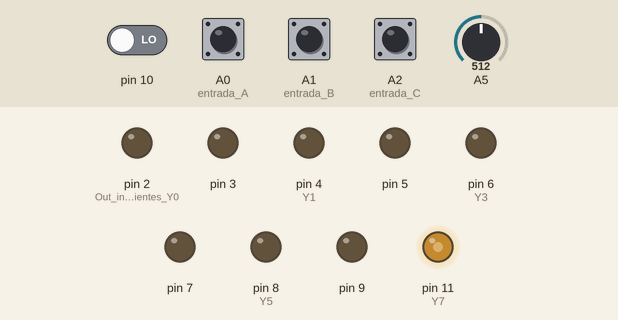
Recording of a sketch running on a simulated Arduino Uno, built with avr-gcc and run on an emulated ATmega328P. On the bench: output pins drawn as LEDs (lit = HIGH). The test bench sets the inputs (shaded band); at power-on: A0 (entrada_A), A1 (entrada_B), A2 (entrada_C) HIGH, pin 10 LOW, A5 = 512.

Above: at 1.2 s.
1.3 s: A5 set to 716
At 2.4 s:
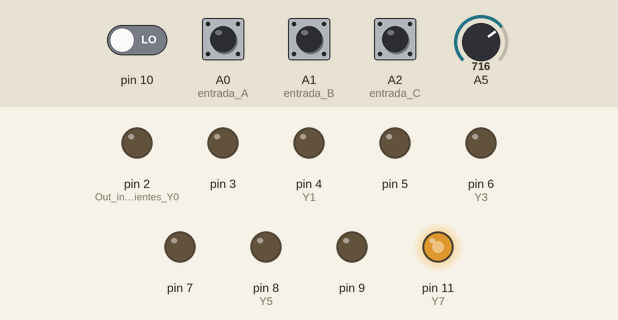
2.8 s: pin 10 driven HIGH
At 3.6 s:
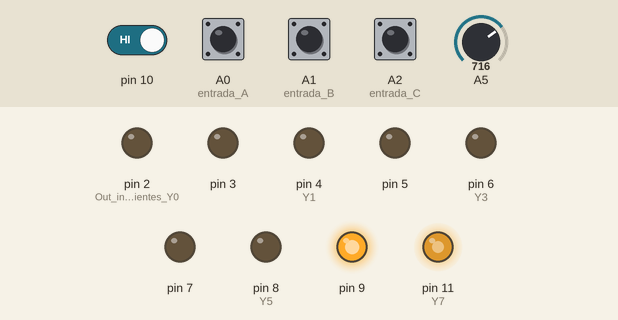
4.3 s: A0 (entrada_A) pulled LOW for 0.15 s
At 4.37 s:
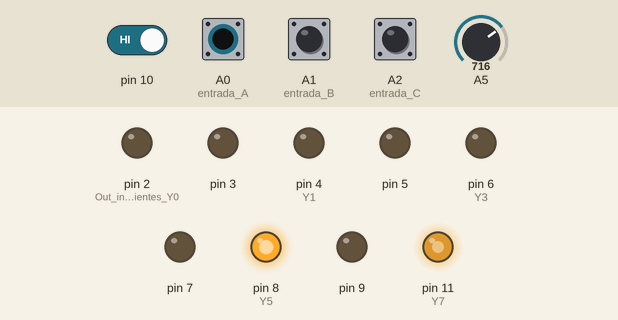
5.9 s: A1 (entrada_B) pulled LOW for 0.15 s
At 5.97 s:
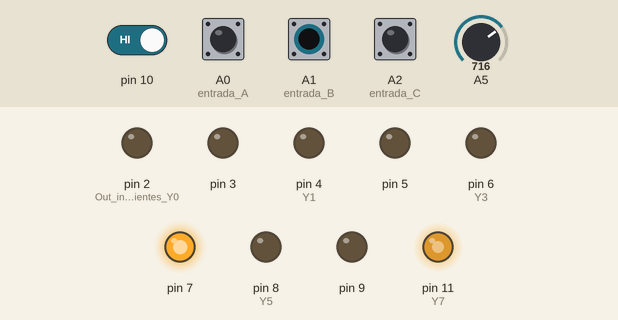
7.5 s: A2 (entrada_C) pulled LOW for 0.15 s
At 7.57 s:
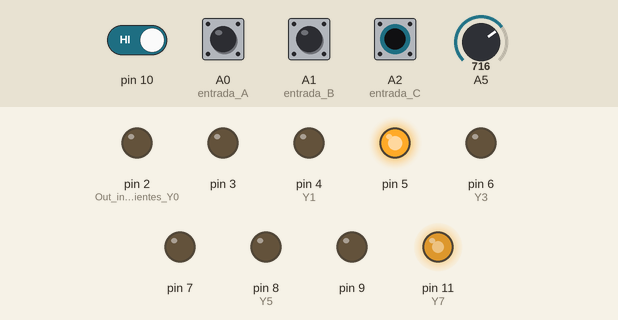
9.1 s: A5 set to 900
At 9.6 s:
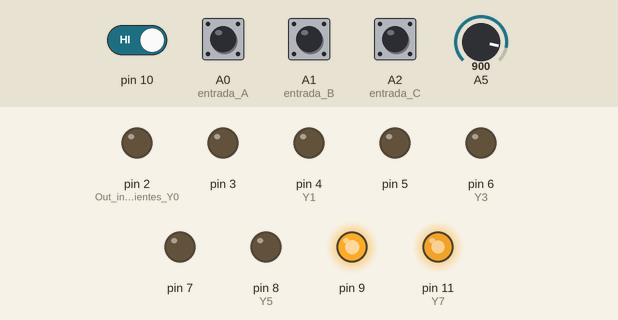
Timing chart, 0 to 11.6 s (numbered marks = the images above; inputs shaded):
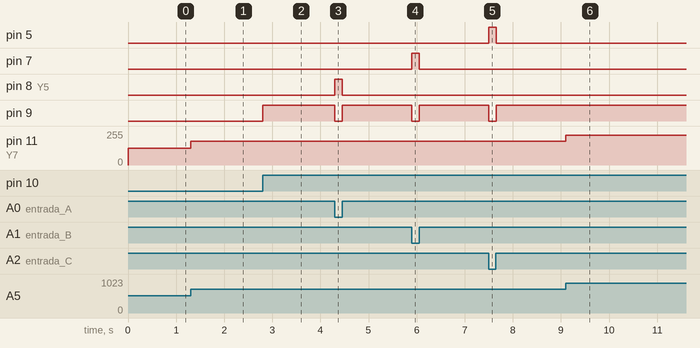

The sketch:

DMX1a8con1PWM.ino
```cpp
//Autor:Dario Jorge Iglesias
boolean C,B,A,Y0,Y1,Y2,Y3,Y4,Y5,Y6,Y7,I;
int VALORPOTE=0,PWM;
void setup(){
pinMode(2,OUTPUT);//Out independientes Y0
pinMode(3,OUTPUT);pinMode(4,OUTPUT);//Y1,Y2
pinMode(5,OUTPUT);pinMode(6,OUTPUT);//Y3,Y4
pinMode(7,OUTPUT);pinMode(8,OUTPUT);//Y5,Y6
pinMode(9,OUTPUT);pinMode(11,OUTPUT);//Y7,PWM
pinMode(A2,INPUT_PULLUP);//entrada C
pinMode(A1,INPUT_PULLUP);//entrada B
pinMode(A0,INPUT_PULLUP);//entrada A
pinMode(10,INPUT);}//I
void loop(){
A=digitalRead(A0);//Var. de control
C=digitalRead(A2);B=digitalRead(A1);
VALORPOTE=analogRead(A5);
PWM=map(VALORPOTE,0,1023,0,255);
analogWrite(11,PWM);I=digitalRead(10);
Y0=(I&!C&!B&!A); digitalWrite(2,Y0);
Y1=(I&!C&!B&A);  digitalWrite(3,Y1);
Y2=(I&!C&B&!A);  digitalWrite(4,Y2);
Y3=(I&!C&B&A);   digitalWrite(5,Y3);
Y4=(I&C&!B&!A);  digitalWrite(6,Y4);
Y5=(I&C&!B&A);   digitalWrite(7,Y5);
Y6=(I&C&B&!A);   digitalWrite(8,Y6);
Y7=(I&C&B&A);    digitalWrite(9,Y7);}
```

Measured:
- after the input at 1.3 s, pin 11 (Y7): 127/255 → 178/255 at once
- after the input at 2.8 s, pin 9: LOW → HIGH at once
- after the input at 4.3 s, pin 8 (Y5): LOW → HIGH at once, → LOW 0.15 s later; pin 9: HIGH → LOW at once, → HIGH 0.15 s later
- after the input at 5.9 s, pin 7: LOW → HIGH at once, → LOW 0.15 s later; pin 9: HIGH → LOW at once, → HIGH 0.15 s later
- after the input at 7.5 s, pin 5: LOW → HIGH at once, → LOW 0.15 s later; pin 9: HIGH → LOW at once, → HIGH 0.15 s later
- after the input at 9.1 s, pin 11 (Y7): 178/255 → 224/255 at once
